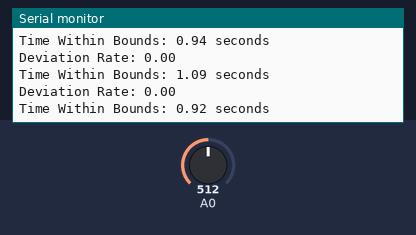
Recording of a sketch running on a simulated Arduino Uno, built with avr-gcc and run on an emulated ATmega328P. Parts: the last lines printed to the serial monitor. The test bench sets the inputs (shaded band); at power-on: A0 = 512. Random numbers use the default seed unless the sketch sets one.

Above: at 1.2 s.
1.3 s: A0 set to 0
At 1.55 s:
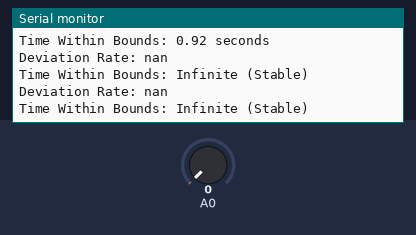
2.9 s: A0 set to 122
At 3.6 s:
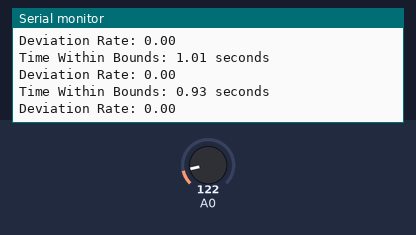
5.9 s: A0 set to 0
At 6.24 s:
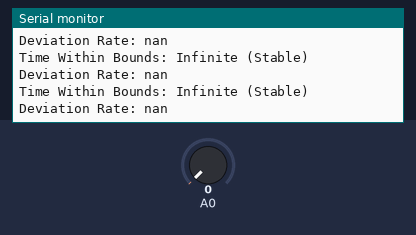
Timing chart, 0 to 8.9 s (numbered marks = the images above; inputs shaded):
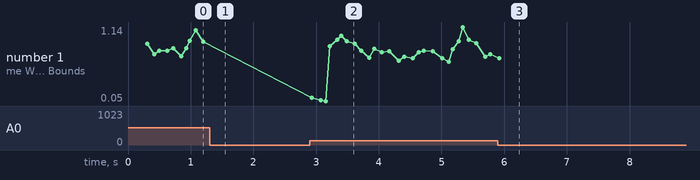

Measured:
- after the input at 1.3 s, the serial monitor: prints a new line at once (image 1)
- after the input at 2.9 s, the serial monitor: prints a new line at once (image 2)
- after the input at 5.9 s, the serial monitor: prints a new line after 0.08 s (image 3)

The sketch:

predictor_2nd_order.ino
```cpp
#include <math.h> // For mathematical functions

struct MeasurementMonitor {
    float values[4];           // Rolling buffer for the last four measurements
    unsigned long times[4];    // Corresponding timestamps
    int count;                 // Current number of stored samples (max 4)
    float deviationRate;       // Deviation rate between predicted and measured values
    float threshold;           // Threshold for deviation rate
};

// Initialize the monitor
MeasurementMonitor monitor = {{0, 0, 0, 0}, {0, 0, 0, 0}, 0, 0.0, 0.5};

// Function to add a new measurement to the rolling buffer
void addToRollingBuffer(float measurement, unsigned long currentTime, MeasurementMonitor &mon) {
    if (mon.count < 4) {
        mon.values[mon.count] = measurement;
        mon.times[mon.count] = currentTime;
        mon.count++;
    } else {
        for (int i = 1; i < 4; i++) {
            mon.values[i - 1] = mon.values[i];
            mon.times[i - 1] = mon.times[i];
        }
        mon.values[3] = measurement;
        mon.times[3] = currentTime;
    }
}

// Function to calculate the nonlinear derivative using quadratic regression
float calculateNonlinearDerivative(MeasurementMonitor &mon) {
    if (mon.count < 3) {
        return 0.0; // Not enough data for quadratic regression
    }

    float x[4], y[4];
    unsigned long t0 = mon.times[0];
    for (int i = 0; i < mon.count; i++) {
        x[i] = (mon.times[i] - t0) / 1000.0; // Convert timestamps to seconds relative to t0
        y[i] = mon.values[i];
    }

    // Fit a quadratic regression: y = ax^2 + bx + c
    float sumX = 0, sumX2 = 0, sumX3 = 0, sumX4 = 0;
    float sumY = 0, sumXY = 0, sumX2Y = 0;
    int n = mon.count;

    for (int i = 0; i < n; i++) {
        float xi = x[i];
        float yi = y[i];
        sumX += xi;
        sumX2 += xi * xi;
        sumX3 += xi * xi * xi;
        sumX4 += xi * xi * xi * xi;
        sumY += yi;
        sumXY += xi * yi;
        sumX2Y += xi * xi * yi;
    }

    // Solve the system of equations for a, b, and c
    float denominator = n * (sumX2 * sumX4 - sumX3 * sumX3) -
                        sumX * (sumX * sumX4 - sumX2 * sumX3) +
                        sumX2 * (sumX * sumX3 - sumX2 * sumX2);
    if (fabs(denominator) < 1e-6) {
        return 0.0; // Ill-conditioned matrix, fallback to zero derivative
    }

    float a = (sumY * (sumX2 * sumX4 - sumX3 * sumX3) -
               sumX * (sumXY * sumX4 - sumX2Y * sumX3) +
               sumX2 * (sumXY * sumX3 - sumX2Y * sumX2)) /
              denominator;
    float b = (n * (sumXY * sumX4 - sumX2Y * sumX3) -
               sumY * (sumX * sumX4 - sumX2 * sumX3) +
               sumX2 * (sumX * sumX2Y - sumX2 * sumXY)) /
              denominator;
    float c = (n * (sumX2 * sumX2Y - sumX3 * sumXY) -
               sumX * (sumX * sumX2Y - sumX2 * sumXY) +
               sumY * (sumX * sumX3 - sumX2 * sumX2)) /
              denominator;

    // Calculate the derivative at the most recent timestamp
    float latestX = x[n - 1];
    return 2 * a * latestX + b;
}

// Function to predict the next value based on the derivative
float predictNextValue(MeasurementMonitor &mon, float measuredDerivative, unsigned long currentTime) {
    float deltaTime = (currentTime - mon.times[mon.count - 1]) / 1000.0;
    return mon.values[mon.count - 1] + measuredDerivative * deltaTime;
}

// Function to predict the time remaining before the signal exits the threshold bounds
float predictTimeWithinBounds(MeasurementMonitor &mon, float measuredDerivative) {
    if (abs(measuredDerivative) < 1e-6) {
        return INFINITY; // Signal is stable and won't leave bounds
    }

    float currentValue = mon.values[mon.count - 1];
    float upperBound = currentValue * (1.0 + mon.threshold);
    float lowerBound = currentValue * (1.0 - mon.threshold);

    float timeToUpper = (upperBound - currentValue) / measuredDerivative;
    float timeToLower = (lowerBound - currentValue) / measuredDerivative;

    float predictedTime = INFINITY;
    if (timeToUpper > 0) predictedTime = timeToUpper;
    if (timeToLower > 0 && timeToLower < predictedTime) predictedTime = timeToLower;

    return predictedTime;
}

// Function to check average change and calculate deviation rate
float checkAverageChange(float measurement, unsigned long currentTime, float &timeWithinBounds) {
    addToRollingBuffer(measurement, currentTime, monitor);

    if (monitor.count < 4) {
        timeWithinBounds = INFINITY; // Insufficient data
        return 0.0;
    }

    float measuredDerivative = calculateNonlinearDerivative(monitor);
    float predictedValue = predictNextValue(monitor, measuredDerivative, currentTime);
    monitor.deviationRate = abs(predictedValue - measurement) / abs(measurement);

    // Predict how long the signal will stay within the threshold bounds
    timeWithinBounds = predictTimeWithinBounds(monitor, measuredDerivative);

    return monitor.deviationRate;
}

void setup() {
    Serial.begin(9600);
}

void loop() {
    float measurement = analogRead(A0) * (5.0 / 1023.0); // Convert ADC to voltage
    unsigned long currentTime = millis();

    float timeWithinBounds;
    float deviationRate = checkAverageChange(measurement, currentTime, timeWithinBounds);

    Serial.print("Deviation Rate: ");
    Serial.println(deviationRate);
    Serial.print("Time Within Bounds: ");
    if (isinf(timeWithinBounds)) {
        Serial.println("Infinite (Stable)");
    } else {
        Serial.print(timeWithinBounds);
        Serial.println(" seconds");
    }

    if (deviationRate > monitor.threshold) {
        Serial.println("Deviation rate exceeded the threshold!");
    }

    delay(random(50, 150)); // Simulate variable sampling rate
}
```
